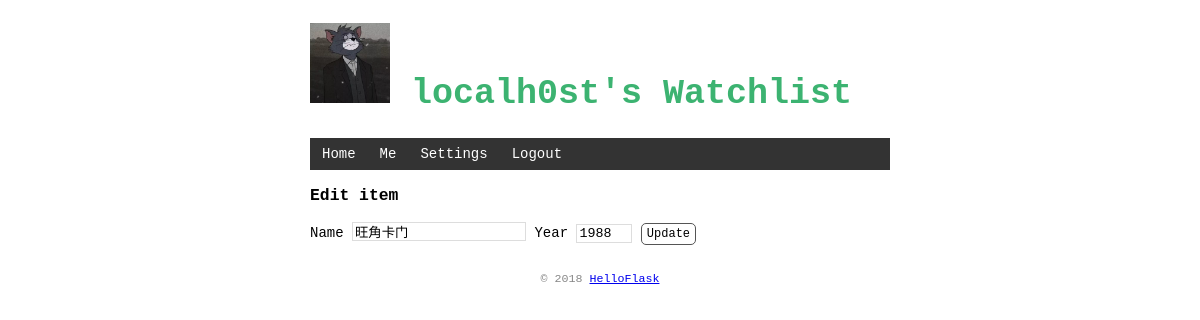
The app's page /movie/edit/5 (signed in) with its own data.
### app.py (models this page shows, shortened)
class User(db.Model, UserMixin):  # 表名将会是 user（自动生成，小写处理）
    id = db.Column(db.Integer, primary_key=True)  # 主键
    name = db.Column(db.String(20))
    username = db.Column(db.String(20))
    passwd_hash = db.Column(db.String(128))
    group = db.Column(db.String(10))  # admin operator user

class Movie(db.Model):
    id = db.Column(db.Integer, primary_key=True)  # 主键
    title = db.Column(db.String(60))
    year = db.Column(db.String(4))
    belongs_to = db.Column(db.String(20))   # using username

### app.py (the view)
@mainApp.route('/movie/edit/<int:movie_id>', methods=['GET', 'POST'])
@login_required
def edit(movie_id):
    if request.method == 'POST':
        title = request.form['title']
        year = request.form['year']
        if not title or not year or len(year) != 4 or len(title) > 60:
            flash('Invalid input.')
            return redirect(url_for('edit', movie_id=movie_id))  # url_for('edit', movie_id=2) 会生成 /movie/edit/2
        movie = Movie.query.get_or_404(movie_id)  # movie_id是主键
        movie.title = title
        movie.year = year
        db.session.commit()
        flash('Item updated.')
        return redirect('/')
    else:
        return render_template('edit.html', movie=Movie.query.get_or_404(movie_id))

### app.py (called while the page is built)
@login_manager.user_loader
def user_loader(user_id):
    return User.query.get(int(user_id))

@mainApp.context_processor  # 以后模板上下文有user了，render_template()可以不传入而直接使用了
def inject_data():
    return dict(user=current_user, message=get_flashed_messages())  # 需要返回字典，等同于 return {'user': user}

### templates/edit.html (shortened to what this page needs)
{% extends "base.html" %}
{% block content %}
<div data-gb-custom-block data-tag="block">
    <h3>Edit item</h3>
    <form method="post">
        Name <input type="text" name="title" autocomplete="off" required value="{{ movie.title }}">
        Year <input type="text" name="year" autocomplete="off" required value="{{ movie.year }}">
        <input class="btn" type="submit" name="submit" value="Update">
    </form>
</div>
{% endblock %}

### templates/base.html (shortened to what this page needs)
<!DOCTYPE html>
<html lang="en">
<head>
        <link rel="stylesheet" href="{{ url_for('static', filename='style.css') }}" type="text/css">
</head>
<body>
    <h1 id="top-head">
        <img src="{{ url_for('static', filename='images/tom.jpg') }}" alt="Avatar" width="80" height="80">
        {% if current_user.is_authenticated %}
        {{ user.name }}'s Watchlist
        {% else %}
        localh0st's Watchlist
        {% endif %}
    </h1>
    <nav>
        <ul>
            <li><a href="/">Home</a></li>
            <li><a href="/me">Me</a></li>
            {% if current_user.is_authenticated %}
            <li><a href="{{ url_for('settings') }}">Settings</a></li>
            <li><a href="{{ url_for('logout') }}">Logout</a></li>
            {% else %}
            <li><a href="{{ url_for('login') }}">Login</a></li>
            <li><a href="{{ url_for('register') }}">Register</a></li>
            {% endif %}
        </ul>
    </nav>
    {% block content %}{% endblock %}
    <footer>
        <small>&copy; 2018 <a href="http://helloflask.com/book/3">HelloFlask</a></small>
	</footer>
</body>
</html>

### static/style.css (style rules this page uses)
#top-head { color: MediumSeaGreen; font-size:35px; }
body { margin: auto; max-width: 580px; font-size: 14px; font-family: "Courier New", "Lucida Console", Helvetica, Arial, sans-serif; }
footer { color: #888; margin-top: 15px; text-align: center; padding: 10px; }
nav ul { list-style-type: none; margin: 0; padding: 0; overflow: hidden; background-color: #333; }
nav li { float: left; }
nav li a { display: block; color: white; text-align: center; padding: 8px 12px; text-decoration: none; }
input[type=submit] { font-family: inherit; }
input[type=text] { font-family: inherit; border: 1px solid #ddd; }
input[name=year] { font-family: inherit; width: 50px; }
.btn { font-size: 12px; padding: 3px 5px; text-decoration: none; cursor: pointer; background-color: white; color: black; border: 1px solid #555555; border-radius: 5px; }

### records on screen
User: name "localh0st"
Movie: title "旺角卡门", year "1988"
